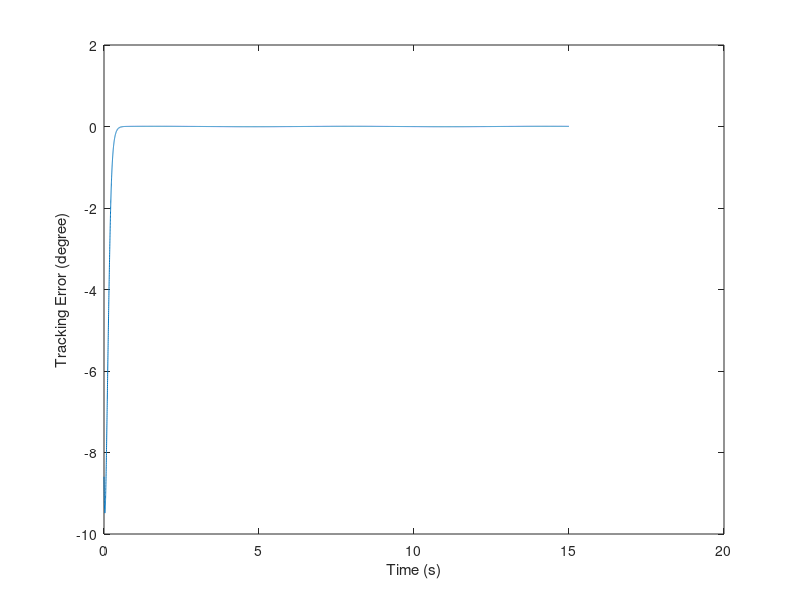
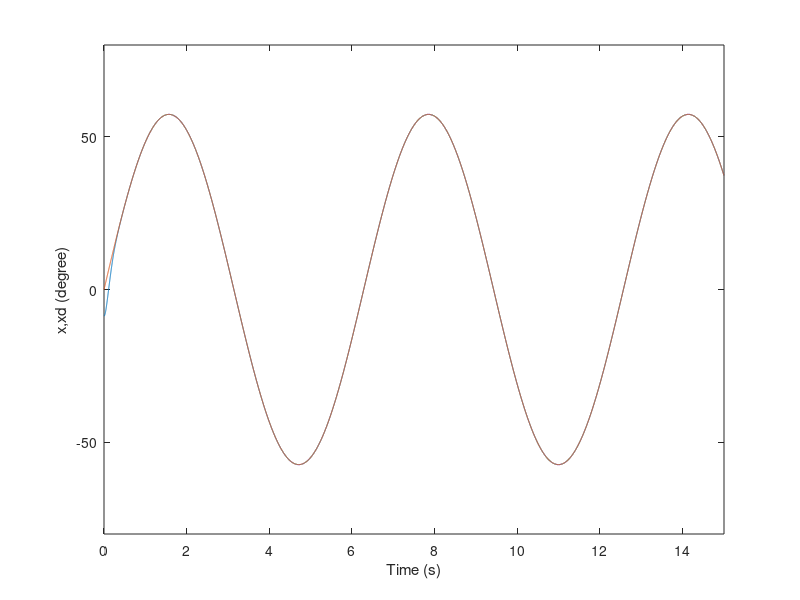
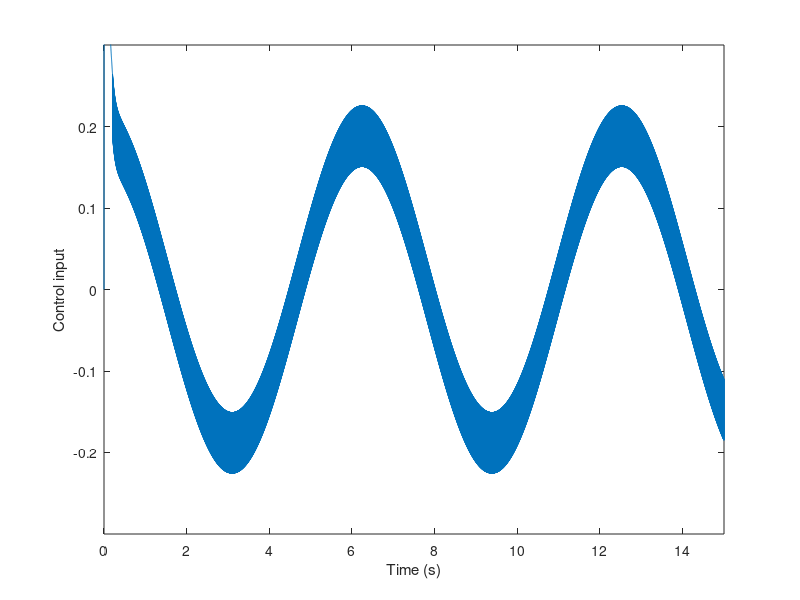
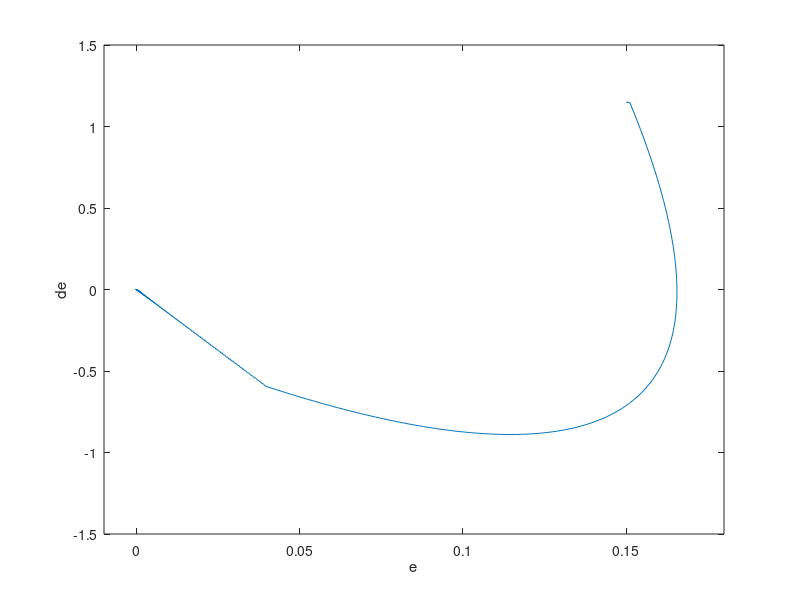

The MATLAB script that drew these images, in order:
%Sliding mode control
%Chapter 01
%Tien 2016.01.24
%Example 1.2.2.2

close all
clear all

%Sampling time
tmax=15;
dt=0.001;
n=round(tmax/dt);

%Reference data
wr=1; Ar=1; t(1)=0;
for i=1:n
   if i>1 t(i)=(i-1)*dt; end;
   r(i)=Ar*sin(wr*t(i));
   dr(i)=wr*Ar*cos(wr*t(i));
   d2r(i)=-wr^2*Ar*sin(wr*t(i));
end

%Controller parameters
c=15;
epc=5;
k=10;

%Initial values
th(1)=-0.15;
dth(1)=-0.15;
err(1)=r(1)-th(1);
derr(1)=dr(2)-dth(1);
u(1)=0;
Xi_1=[th(1); dth(1)];

%System
b=133;
A=[0 1; 0 -25];
B=[0; b];

for i=2:n
   %System dynamics
   Xi=((A*Xi_1+B*u(i-1)))*dt+Xi_1;
   th(i)=Xi(1);
   dth(i)=Xi(2);
   Xi_1=Xi;
   
   %Tracking error
   err(i)=r(i)-th(i);
   derr(i)=dr(i)-dth(i);
   
   %Controller
   s(i)=c*err(i)+derr(i);
   u(i)=(1/b)*(epc*sign(s(i))+k*s(i)+c*derr(i)+d2r(i)+25*dth(i));
end;

plot(t,(th-r)*180/pi);                  xlabel('Time (s)');	ylabel('Tracking Error (degree)');
figure;plot(t,th*180/pi,t,r*180/pi);    xlabel('Time (s)');	ylabel('x,xd (degree)');
axis([0,15,-80,80])
figure;plot(t,u);                       xlabel('Time (s)');	ylabel('Control input');
axis([0,15,-0.3,0.3])
figure;plot(err,derr);                  xlabel('e');        ylabel('de');
axis([-0.01,0.18,-1.5,1.5])